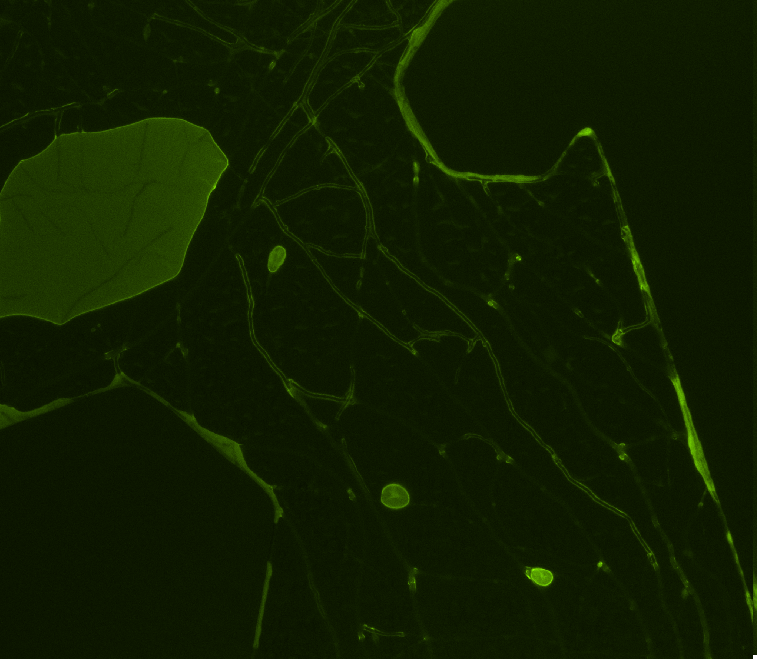
#> input picture final_dapp/GFP.png, 757 x 659 px, found by its file name
$ python step1-denoise+contrast.py
#> lines starting #> are read from the running program, lines starting #| are printed output that depends on the picture
import cv2
import numpy as np
import matplotlib.pyplot as plt
from skimage.restoration import denoise_tv_chambolle
from skimage import exposure
from skimage.io import imsave


img = cv2.imread("GFP.png", cv2.IMREAD_COLOR)
#> img is the input picture: shape (659, 757, 3); mean B, G, R 0, 29.4, 16.1

if img is None:
    raise FileNotFoundError("Image failed to load")


green_channel = img[:, :, 1] #extract green channel
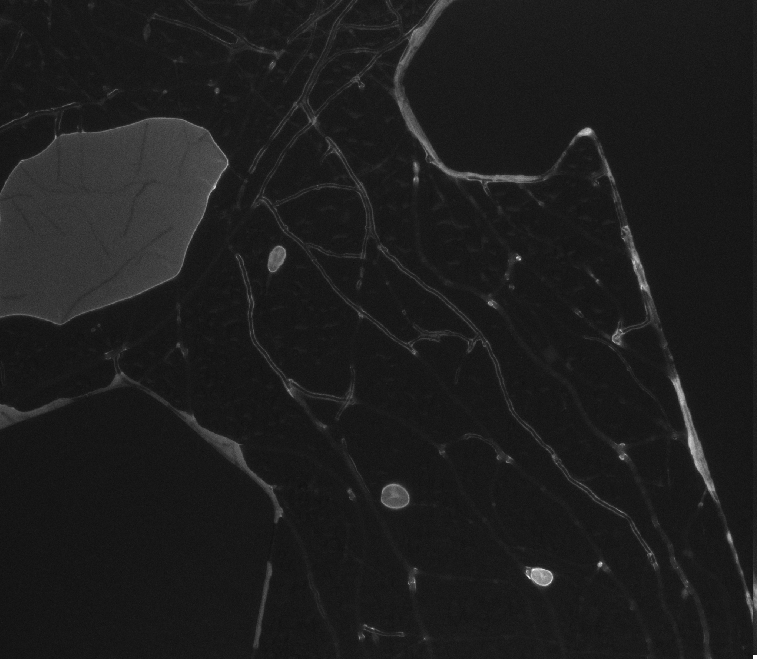
#> green_channel: shape (659, 757); min 11, max 255, mean 29.4


img_gray = green_channel / 255.0


img_eq = exposure.equalize_adapthist(img_gray) #contrast step
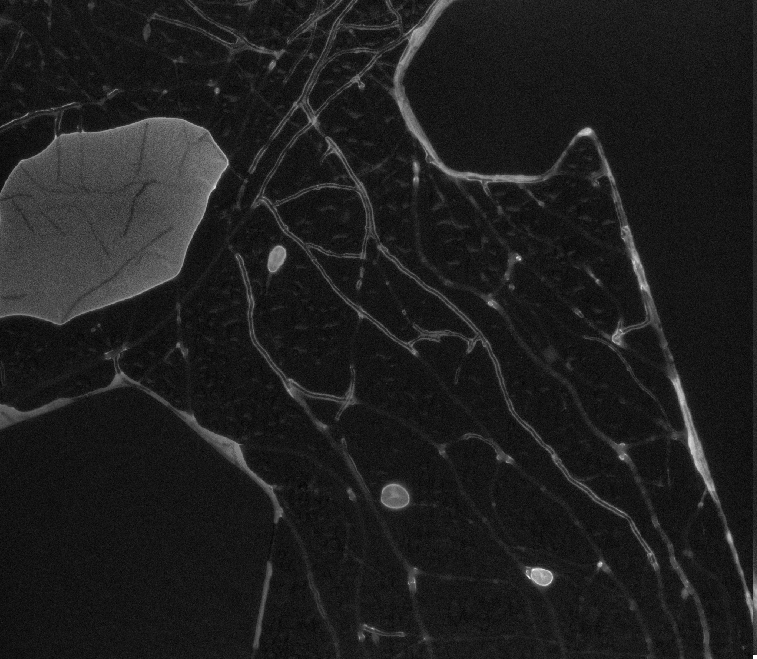
#> img_eq: shape (659, 757) float64; min 0, max 1, mean 0.123


img_denoised = denoise_tv_chambolle(img_eq, weight=0.1) #denoise step


imsave("enhanced.png", (img_eq * 255).astype(np.uint8))
imsave("denoised.png", (img_denoised * 255).astype(np.uint8))

#display
plt.figure(figsize=(12, 4))
plt.subplot(1, 3, 1)
plt.title("Original GFP")
plt.imshow(img_gray, cmap='gray')
plt.axis('off')

plt.subplot(1, 3, 2)
plt.title("Contrast Enhanced")
plt.imshow(img_eq, cmap='gray')
plt.axis('off')

plt.subplot(1, 3, 3)
plt.title("Denoised")
plt.imshow(img_denoised, cmap='gray')
plt.axis('off')

plt.tight_layout()
plt.show()
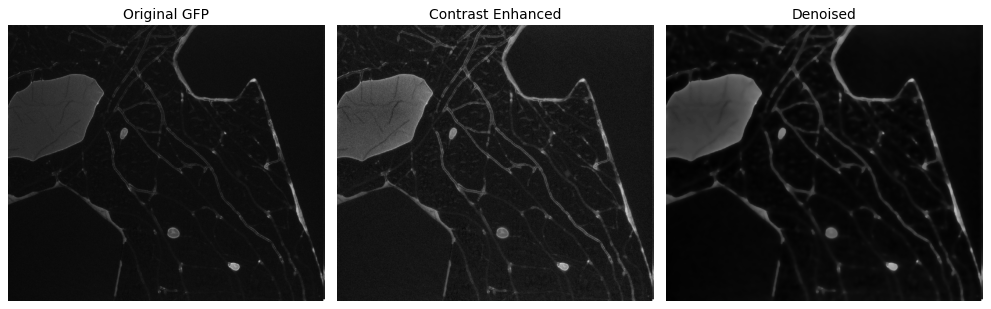
#> figure drawn by matplotlib, 3 panels
